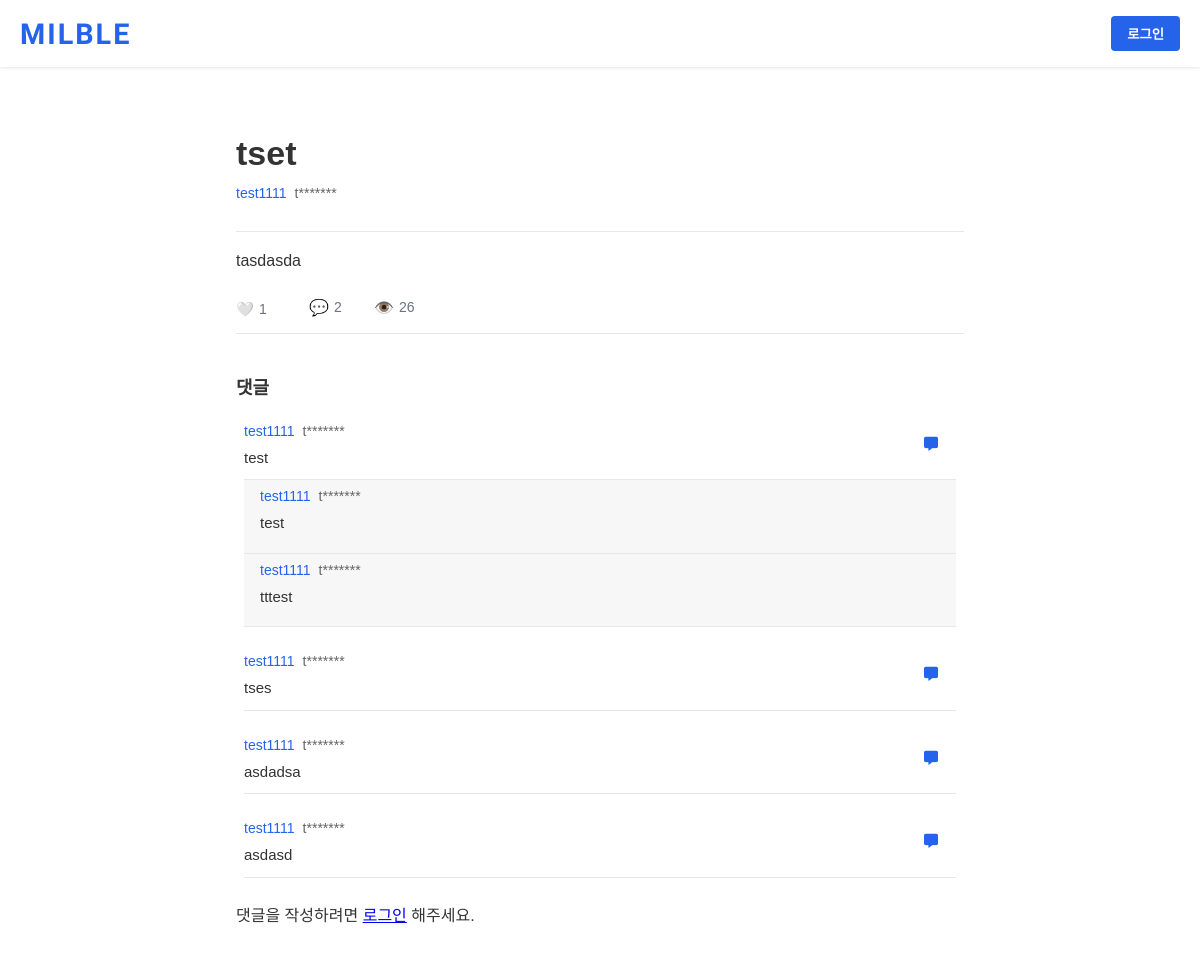
Screenshot of /post/12/ with the database file from the repository.
### milble_app/models.py (models this page shows, shortened)
class Post(models.Model):
    title = models.CharField(max_length=200)
    content = models.TextField()
    created_at = models.DateTimeField(auto_now_add=True)
    updated_at = models.DateTimeField(auto_now=True)
    author = models.CharField(max_length=100)  # 글쓴이
    unit = models.ForeignKey(Unit, on_delete=models.CASCADE)
    likes = models.PositiveIntegerField(default=0)  # 좋아요 수, 기본값 0
    comments_count = models.PositiveIntegerField(default=0)  # 댓글 수, 기본값 0
    views = models.PositiveIntegerField(default=0)  # 조회수, 기본값 0
    liked_users = models.ManyToManyField('CustomUser', related_name='liked_posts', blank=True)  # 좋아요 누른 사용자들

class Unit(models.Model):
    name = models.CharField(max_length=100, unique=True)
    answer1 = models.CharField(max_length=255, blank=False)
    answer2 = models.CharField(max_length=255, blank=False)
    answer3 = models.CharField(max_length=255, blank=False)
    def __str__(self):
        return self.name

class Comment(models.Model):
    post = models.ForeignKey(Post, related_name='comments', on_delete=models.CASCADE)
    content = models.TextField(blank=True, null=True)
    created_at = models.DateTimeField(auto_now_add=True)
    author = models.CharField(max_length=100)  # 글쓴이
    unit = models.CharField(max_length=100)  # 부대 소속

class Reply(models.Model):
    comment = models.ForeignKey(Comment, related_name='replies', on_delete=models.CASCADE)
    content = models.TextField()
    created_at = models.DateTimeField(auto_now_add=True)
    author = models.CharField(max_length=100)  # 글쓴이
    unit = models.CharField(max_length=100)  # 부대 소속

### milble_app/views.py (the view)
# urls.py: path('post/<int:post_id>/', views.post_detail, name='post_detail'),
def post_detail(request, post_id):
    post = get_object_or_404(Post, id=post_id)
    comments = post.comments.all()  # 해당 게시물에 달린 모든 댓글을 가져옴
    post.views += 1
    post.save()
    if request.method == "POST":
        custom_user = request.user  # 로그인된 사용자의 CustomUser 객체
        if 'comment-submit' in request.POST:
            form = CommentForm(request.POST)
            if form.is_valid():
                comment = form.save(commit=False)
                comment.post = post
                comment.author = custom_user.username
                comment.unit = custom_user.unit
                comment.save()
                post.comments_count += 1  # Assuming you have a comments_count field in Post model
                post.save()
                return redirect('post_detail', post_id=post_id)
        elif 'reply-submit' in request.POST:
            reply_form = ReplyForm(request.POST)
            comment_id = request.POST.get('comment_id')
            comment = get_object_or_404(Comment, id=comment_id)
            if reply_form.is_valid():
                reply = reply_form.save(commit=False)
                reply.comment = comment
                reply.author = custom_user.username
                reply.unit = custom_user.unit
                reply.save()
                return redirect('post_detail', post_id=post_id)
    else:
        form = CommentForm()
    author_masked = post.author[0] + '*' * (len(post.author) - 1)
    context = {
        'post': post,
        'author_masked': author_masked,
        'comments': comments,
        'form': form,
    }
    return render(request, 'post_detail.html', context)

### milble_app/templatetags/mask_filters.py (called while the page is built)
@register.filter(name='mask_author')
def mask_author(author):
    if len(author) > 1:
        return author[0] + '*' * (len(author) - 1)  # 첫 글자 제외한 나머지 '*'로 마스킹
    return author  # 한 글자일 경우 그대로 반환

### templates/post_detail.html (shortened to what this page needs)
<!DOCTYPE html>
{% load mask_filters %}
<html lang="ko">
<head>
    <link rel="stylesheet" href="https://cdnjs.cloudflare.com/ajax/libs/font-awesome/5.15.4/css/all.min.css">
</head>
<body>
    <header>
        <div class="head-container">
            <div class="header-content">
                <a href="{% url 'index' %}" class="logo">
                    <span>Milble</span>
                </a>
                {% if user.is_authenticated %}
                <button class="login-btn" onclick="window.location.href='{% url 'profile' %}'">내정보</button>
                {% else %}
                <button class="login-btn" onclick="window.location.href='{% url 'login' %}'">로그인</button>
                {% endif %}
            </div>
        </div>
    </header>
    <div class="container">
        <h1 class="post-title">{{ post.title }}</h1>
        <div class="post-meta">
            <span class="unit">{{ post.unit }}</span>
            <span>{{ author_masked }}</span>
        </div>
        <div class="post-content">
            {{ post.content }}
        </div>
        <div class="post-stats">
        <form method="POST" action="{% url 'post_like' post.id %}" class="like-form">
            <button type="submit" class="like-button">
                <span class="icon">
                    {% if user in post.liked_users.all %}
                        ❤️
                    {% else %}
                        🤍
                    {% endif %}
                </span>
                <span class="number">{{ post.likes }}</span>
            </button>
        </form>
            <div class="comment-stat">
                <span class="icon">💬</span>
                <span class="number">{{ post.comments_count }}</span>
            </div>
            <div class="views-stat">
                <span class="icon">👁️</span>
                <span class="number">{{ post.views }}</span>
            </div>
        </div>
        <div class="comments-section">
            <h2 class="comments-title">댓글</h2>
            <ul class="comment-list">
                {% for comment in comments %}
                <div class="comment">
                    <div class="comment-container">
                        <div class="comment-meta">
                            <span class="unit">{{ comment.unit }}</span>
                            <span class="author">{{ comment.author|mask_author }}</span>
                        </div>
                        <div class="comment-content">
                            {{ comment.content }}
                        </div>
                        <button class="reply-btn" onclick="toggleReplyForm({{ comment.id }})">
                            <i class="fas fa-comment-alt"></i>
                        </button>
                    </div>
                    {% for reply in comment.replies.all %}
                    <div class="reply">
                        <div class="comment-meta">
                            <span class="unit">{{ reply.unit }}</span>
                            <span class="author">{{ reply.author|mask_author }}</span>
                        </div>
                        <div class="comment-content">
                            {{ reply.content }}
                        </div>
                    </div>
                    {% endfor %}
                </div>
                {% endfor %}
            </ul>
            {% if not user.is_authenticated%}
            <p>댓글을 작성하려면 <a href="{% url 'login' %}">로그인</a> 해주세요.</p>
            {% endif %}
        </div>
    </div>
</body>
</html>

### templates/post_detail.html (style rules this page uses)
body { font-family: 'Noto Sans KR', sans-serif; margin: 0; padding: 0; background-color: #ffffff; color: #333; }
.head-container { max-width: 1200px; margin: 0 auto; margin-bottom: 20px; padding: 0 20px; }
header { background-color: white; box-shadow: 0 1px 3px rgba(0,0,0,0.1); }
.header-content { display: flex; justify-content: space-between; align-items: center; padding: 1rem 0; }
.logo { display: flex; align-items: center; font-size: 1.8rem; font-weight: bold; color: #2563eb; font-family: 'Orbitron', sans-serif; text-transform: uppercase; letter-spacing: 2px; text-decoration: none; }
.login-btn { font-family: 'Noto Sans KR', Arial, sans-serif; background-color: #2563eb; color: white; border: none; padding: 0.5rem 1rem; border-radius: 0.25rem; cursor: pointer; font-weight: bold; }
.container { max-width: 728px; margin: 0 auto; padding: 20px; background-color: #fff; }
.post-title { font-size: 34px; font-weight: 700; margin-bottom: 8px; line-height: 1.4; }
.post-meta { display: flex; color: #666; font-size: 14px; margin-bottom: 16px; border-bottom: 1px solid #e5e7eb; padding-bottom: 30px; }
.post-meta > * { margin-right: 8px; }
.post-meta .unit { color: #2563eb; font-weight: 500; }
.unit { color: #2563eb; font-weight: 500; }
.post-content { font-size: 16px; line-height: 1.6; margin-bottom: 24px; }
.comments-section { border-top: 1px solid #e5e7eb; padding-top: 24px; max-width: 100%; }
.comments-title { font-size: 18px; font-weight: 700; margin-bottom: 16px; }
.comment { background-color: #ffffff; padding: 8px; border-radius: 8px; position: relative; margin-bottom: 10px; }
.comment-meta { display: flex; color: #666; font-size: 14px; margin-bottom: 8px; }
.comment-meta > * { margin-right: 8px; }
.comment-content { font-size: 15px; line-height: 1.5; margin-bottom: 10px; }
.reply-btn { font-family: 'Noto Sans KR', Arial, sans-serif; display: inline-block; position: absolute; right: 16px; top: 16px; cursor: pointer; background-color: transparent; color: #2563eb; padding: 5px 10px; border-radius: 5px; font-size: 14px; border: none; margin-bottom: 10px; transition: color 0.2s; }
.reply { background: #F7F7F7; padding: 8px; padding-left: 16px; border-bottom: 1px solid #e5e7eb; }
.comment-container { border-bottom: 1px solid #e5e7eb; }
.comment-list { padding-left: 0; list-style-type: none; margin-bottom: 0px; }
.post-stats { display: flex; gap: 10px; font-size: 0.875rem; color: #6b7280; margin-top: 16px; margin-bottom: 16px; }
.like-stat, .comment-stat, .views-stat { display: flex; align-items: center; gap: 5px; }
.icon { font-size: 1rem; }
.number { display: inline-block; min-width: 30px; text-align: left; }
.like-button { display: flex; align-items: center; gap: 5px; background-color: transparent; border: none; cursor: pointer; font-size: 1rem; color: inherit; padding: 0; transform: translateY(3px); font-size: 0.875rem; }
.like-button .icon { font-size: 0.9rem; }
.like-button .number { display: inline-block; min-width: 40px; text-align: left; align-items: center; }
.like-form { display: inline-block; margin: 0; padding: 0; text-align: center; }

### rows the page displays
Post: title "tset", unit "test1111", content "tasdasda", likes "1", comments_count "2", views "26"
Comment: unit "test1111", author|mask_author "t*******", content "test"
Reply: unit "test1111", author|mask_author "t*******", content "test"
Reply: unit "test1111", author|mask_author "t*******", content "tttest"
Comment: unit "test1111", author|mask_author "t*******", content "tses"
Comment: unit "test1111", author|mask_author "t*******", content "asdadsa"
Comment: unit "test1111", author|mask_author "t*******", content "asdasd"

### other values shown
{{ author_masked }} "t*******"
